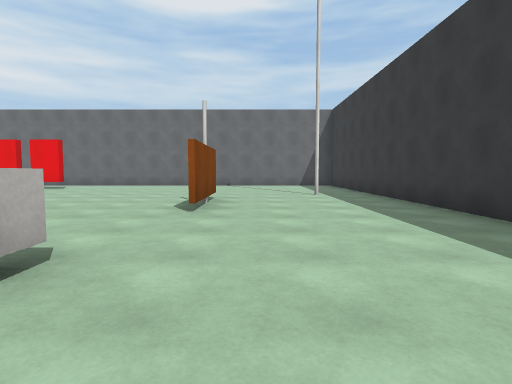
[1] (above)

20 first-person views from a walk through a Unity game level. The camera is 1.3 m above the floor, tilts 4° down and sees 80° across. The floor is counted in squares, 2 m on a side. Each view is taken from the middle of a square. On the plan, view 1 faces up. The plan holds only what a view shows up to about 10 squares ahead; the rest is blank. The place goes on beyond the plan. The player is left out. Surface patterns are stand-ins for the level's own textures.

[2]
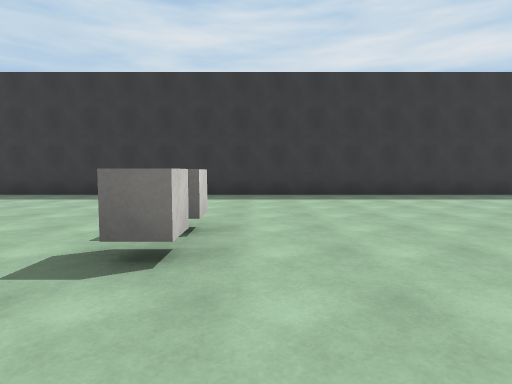

[3]
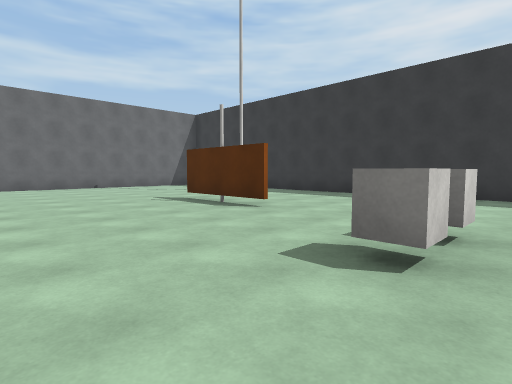

[4]
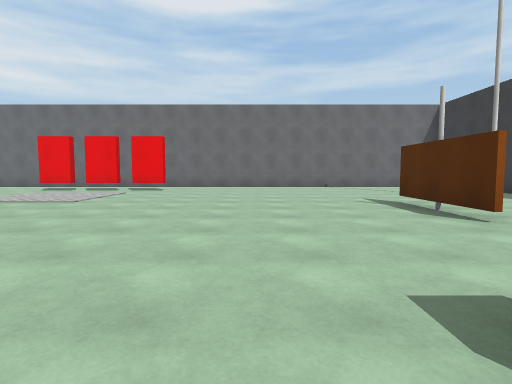

[5]
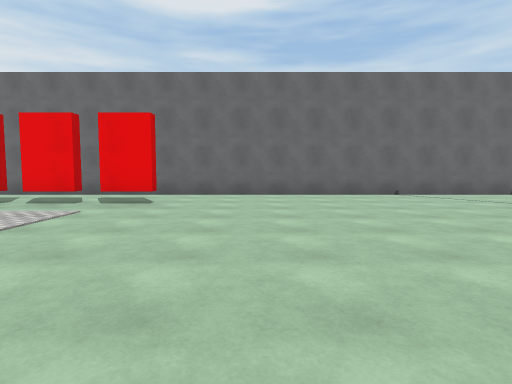

[6]
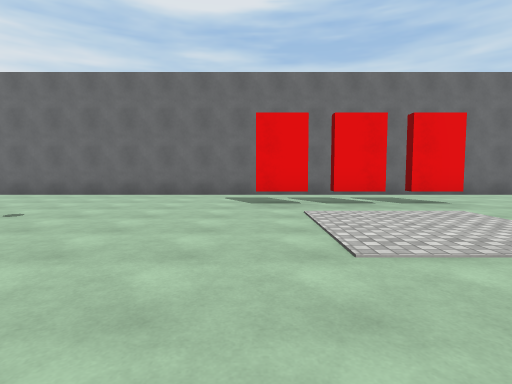

[7]
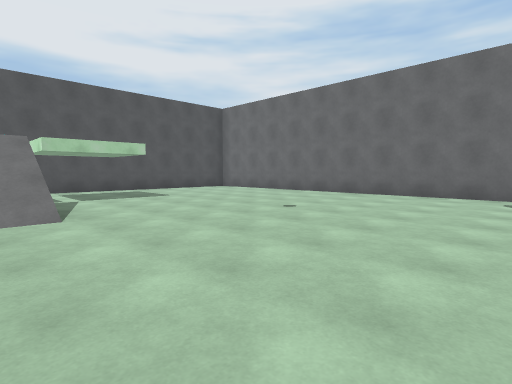

[8]
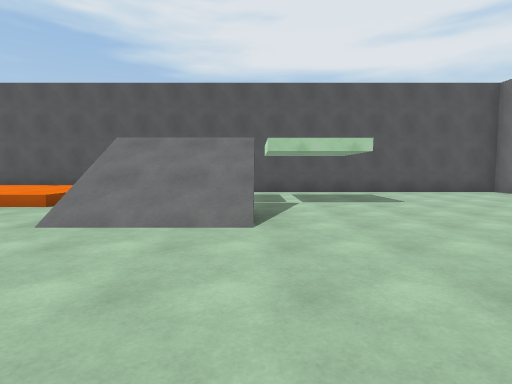

[9]
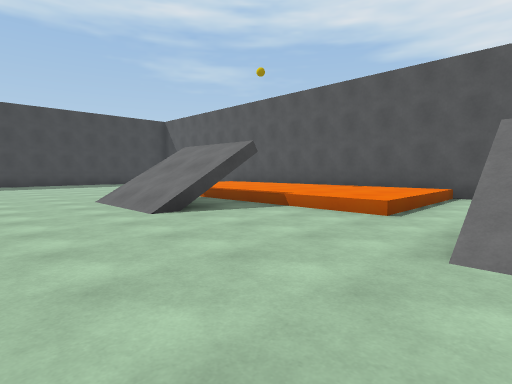

[10]
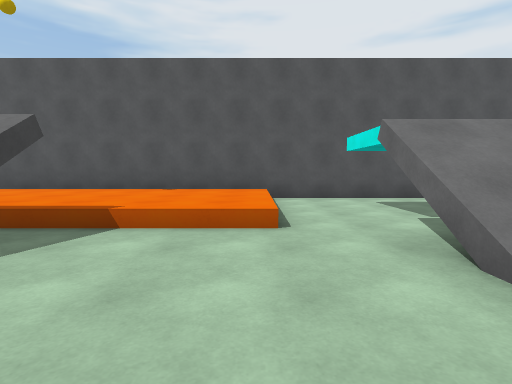

[11]
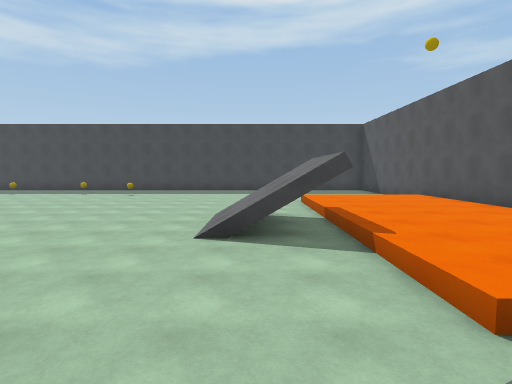

[12]
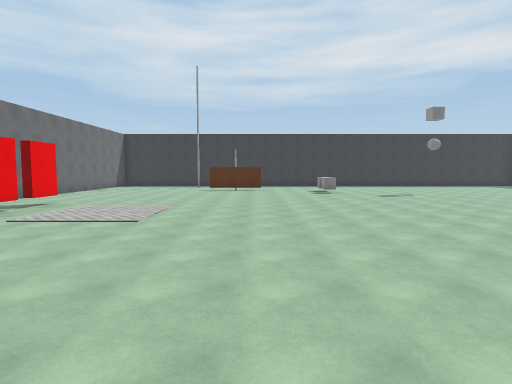

[13]
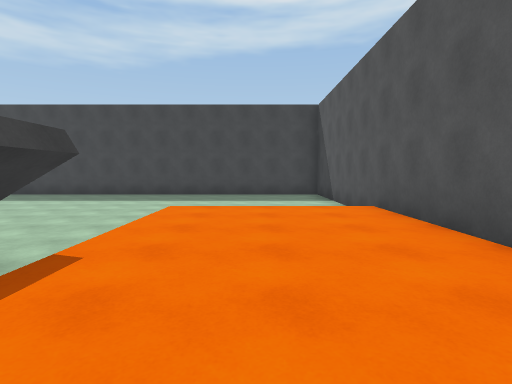

[14]
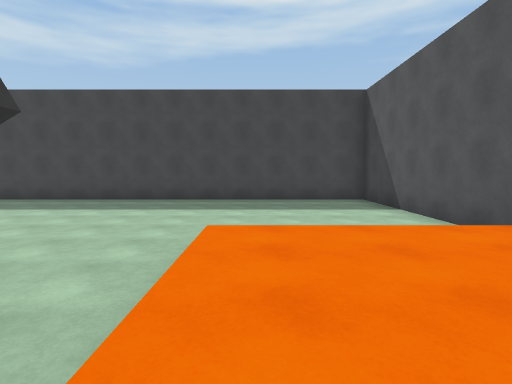

[15]
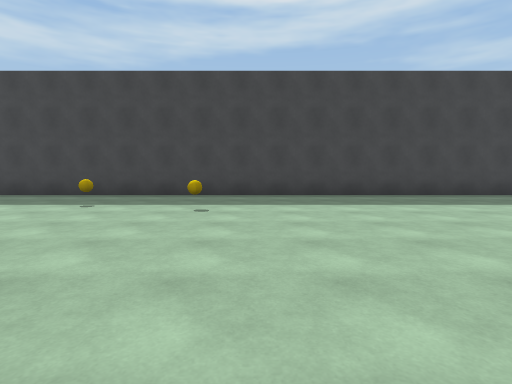

[16]
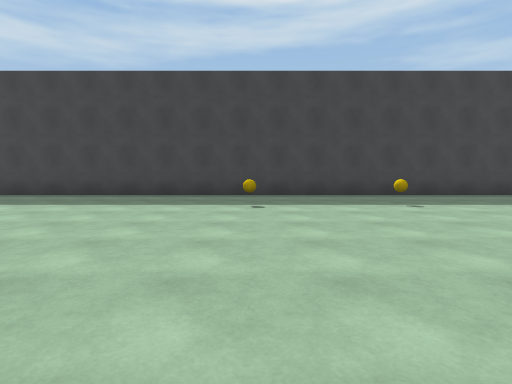

[17]
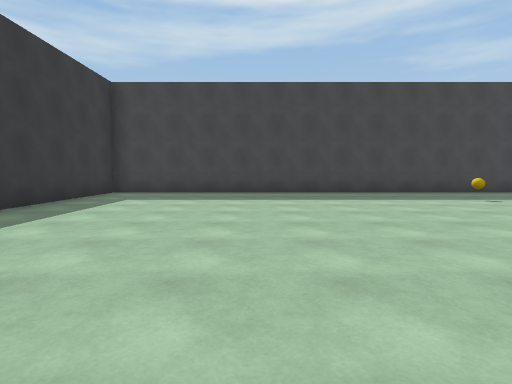

[18]
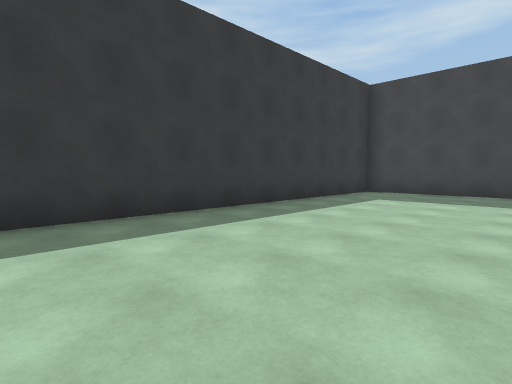

[19]
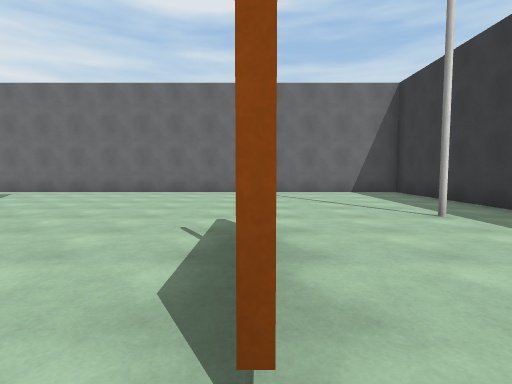

[20]
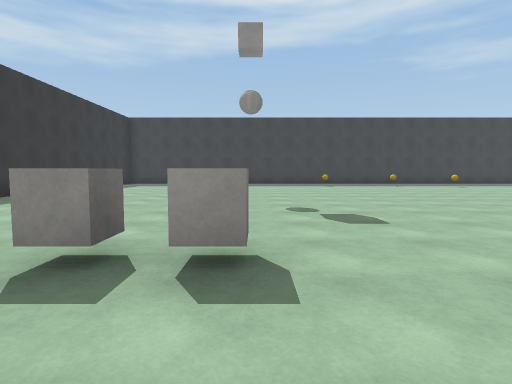

### Floor plan
Key: @ floor where view 1 was taken; # wall or solid block; x gap in a wall; . main floor; : floor 0.5 m higher than the main floor; / step, stairs or slope; C cylinder; O other object.
Columns run from 22 left of view 1 to 4 right of it. Each row starts with its distance up from view 1.
 14 ##  #######################
 13 #..  .....................#
 12 #.........................#
 11 #..........#x#x...........#
 10 #.........................#
  9 #.........................#
  8 #.......................#.#
  7 #....................#....#
  6 #.... /..............C....#
  5 #....//..............#....#
  4 #....//...................#
  3 #.........................#
  2 #////..............OO.....#
  1 #/:::.....................#
  0 #/:::...... ..........@...#
 -1 #/:::///...  .............#
 -2 #/:::///....  ............#
 -3 #/:::///..................#
 -4 #/:::.....................#
 -5 #/:::.....................#
 -6 #.........................#
 -7 #.........................#
 -8 #..........O..............#
 -9 #............O..O.........#
-10 #.........................#
-11 #.........................#
-12 ###########################

Positions as (right, up) in squares from view 1, and headings:
1: (0, 0), facing up
2: (-5, 1), facing right
3: (-5, 1), facing up-right
4: (-4, 1), facing up
5: (-5, 5), facing up
6: (-11, 5), facing up
7: (-11, 5), facing up-left
8: (-12, 6), facing left
9: (-13, 4), facing down-left
10: (-14, 2), facing left
11: (-16, 4), facing down
12: (-16, 5), facing right
13: (-19, 0), facing down
14: (-18, -2), facing down
15: (-12, -3), facing down
16: (-6, -3), facing down
17: (-1, -2), facing down
18: (-1, -2), facing down-right
19: (-1, 4), facing up
20: (-3, 4), facing down
